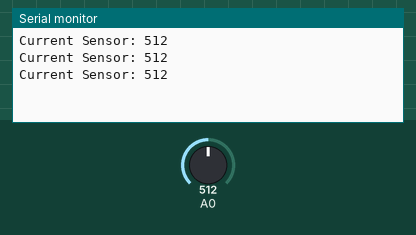
Recording of a sketch running on a simulated Arduino Uno, built with avr-gcc and run on an emulated ATmega328P. On the bench: the last lines printed to the serial monitor. The test bench sets the inputs (shaded band); at power-on: A0 = 512.

Above: at 1.2 s.
1.3 s: A0 set to 716
At 1.86 s:
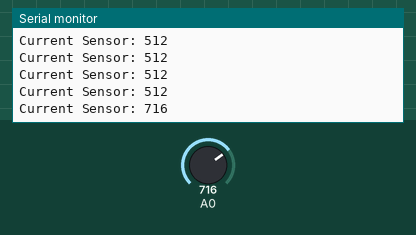
2.8 s: A0 set to 900
At 3.06 s:
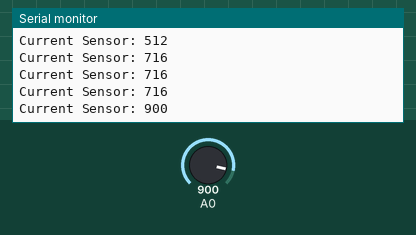
Timing chart, 0 to 5.8 s (numbered marks = the images above; inputs shaded):
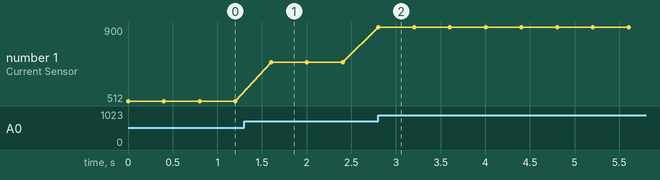

The sketch:

Curr_Sens_Test.ino
```cpp
int BR = 9600; //Setup baud rate
void setup() {
  // put your setup code here, to run once:
    pinMode(A0, INPUT);
    Serial.begin(BR);
}

void loop() {
  // put your main code here, to run repeatedly:
    Serial.print("Current Sensor: ");
    Serial.println(analogRead(A0));
    delay(400);
}
```

Measured:
- after the input at 1.3 s, the serial monitor: prints a new line after 0.30 s (image 1)
- after the input at 2.8 s, the serial monitor: prints a new line at once (image 2)
- plotted number 1: 512 → 716 after the input at 1.3 s, 716 → 900 after the input at 2.8 s
